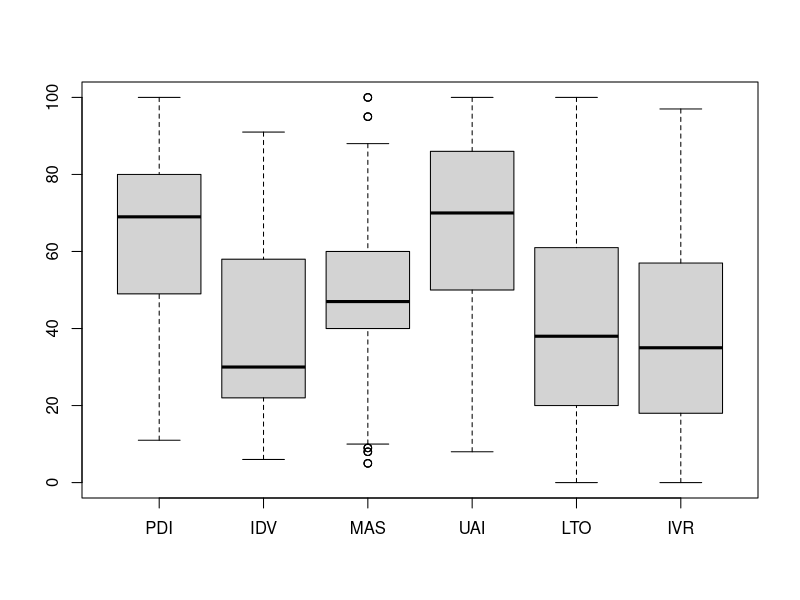
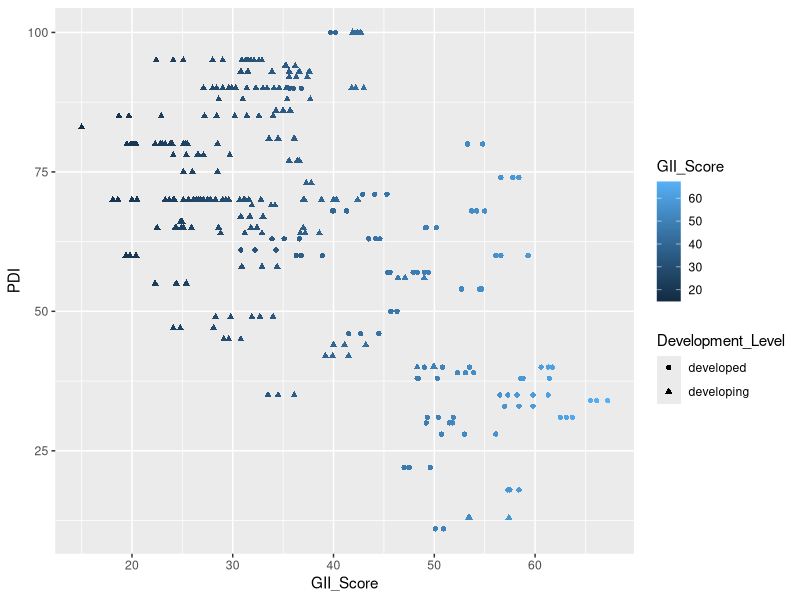
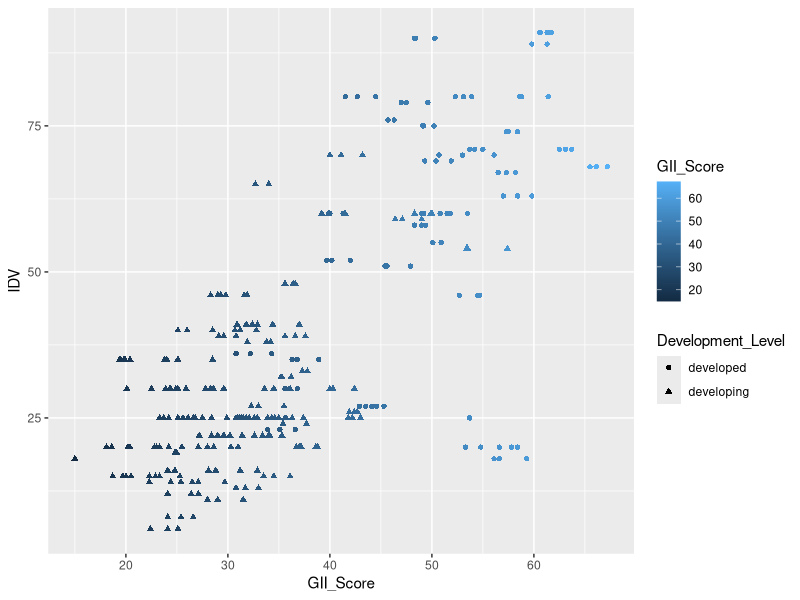
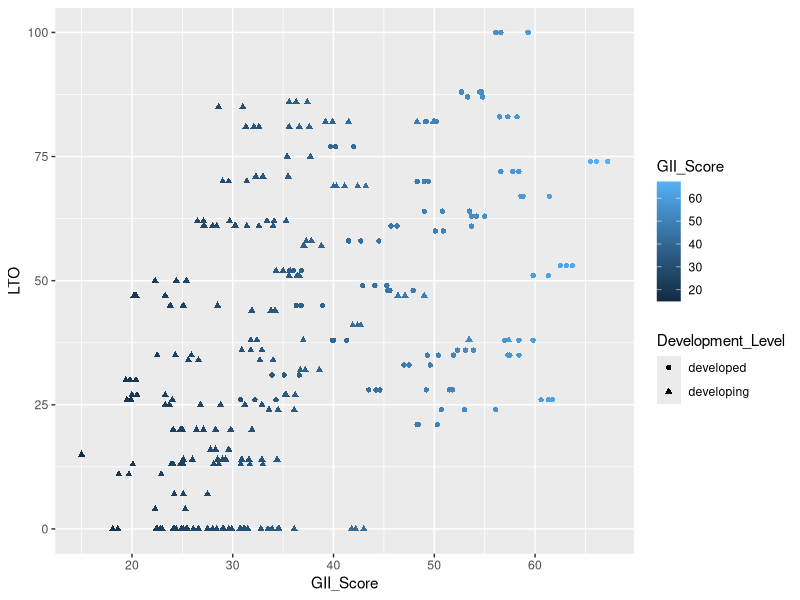
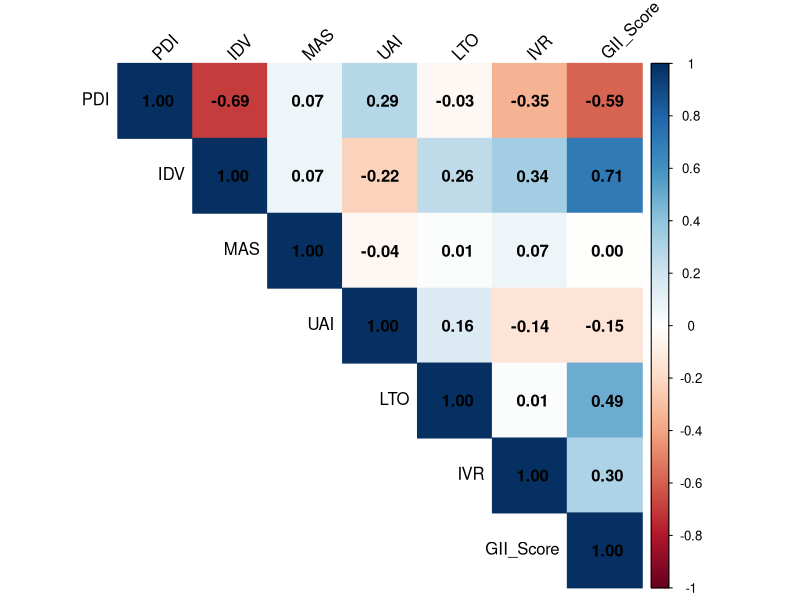
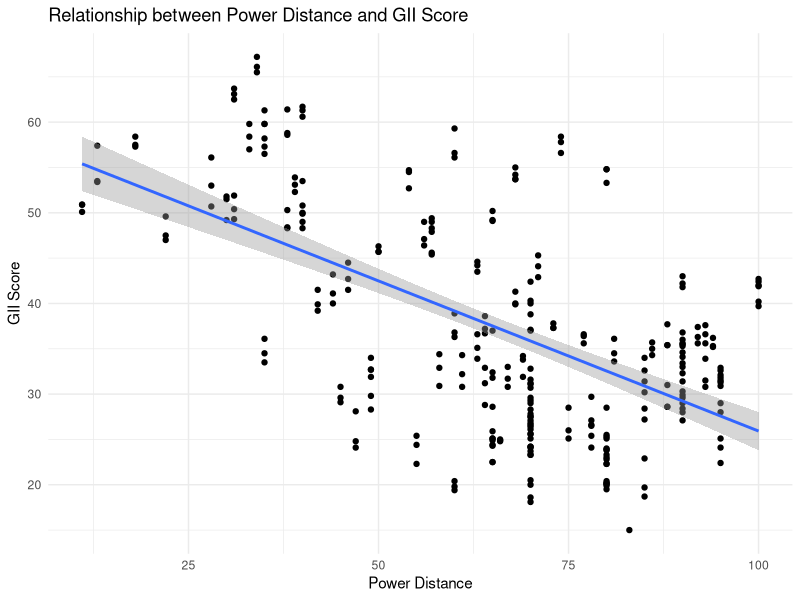
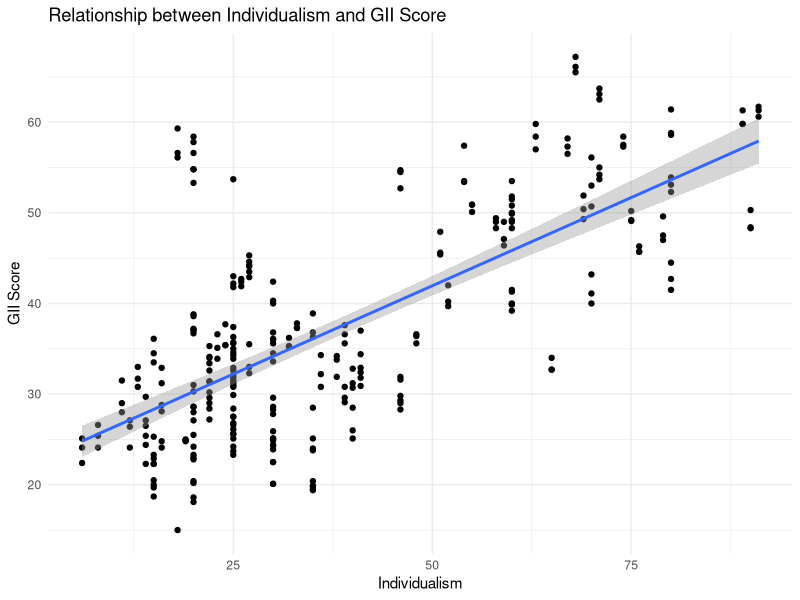
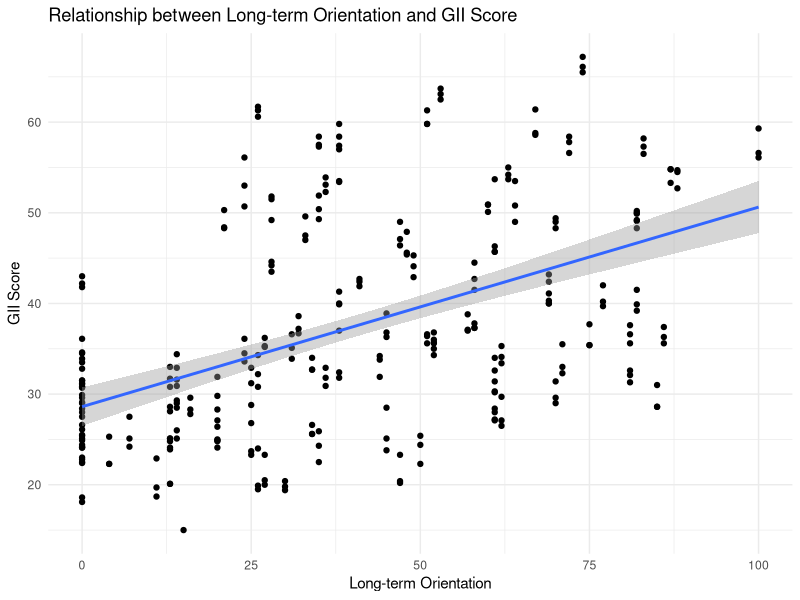

R code for these plots, in order:
## ---- chunk 1
#Load the required packages.
library(tidyverse) #data manipulation
library(ggplot2) #data visualization

#Import the dataset.
data <- read.csv("data.csv")
# Check for missing values
#sum(is.na(data)) # 0 missing value
#data$Year <- as.Date(as.character(data$Year), format = "%Y")

data

## ---- chunk 2
#structure and summary of the dataset
#str(data)
summary(data)
## ---- chunk 3

# Select only Hofstede's cultural dimensions
hofstede_dimensions <- data[,c("PDI", "IDV", "MAS", "UAI", "LTO", "IVR")]

# Create boxplots
boxplot(hofstede_dimensions)


ggplot(data, aes(y = PDI, x = GII_Score, color = GII_Score, shape = Development_Level)) + 
  geom_point()

ggplot(data, aes(y = IDV, x = GII_Score, color = GII_Score, shape = Development_Level)) + 
  geom_point()

ggplot(data, aes(y = LTO, x = GII_Score, color = GII_Score, shape = Development_Level)) + 
  geom_point()

## ---- chunk 4
# calculate the correlation matrix
cor_matrix <- cor(data[,c("PDI", "IDV", "MAS", "UAI", "LTO", "IVR","GII_Score")])

# print the correlation matrix
print(cor_matrix)
## ---- chunk 5
library(corrplot)
corrplot(cor_matrix, method="color", type = "upper", tl.col = "black", tl.srt = 45, addCoef.col = "black")
## ---- chunk 6

library(ggplot2)

# Create scatter plot PDI
ggplot(data, aes(x=PDI, y=GII_Score)) + geom_point() + geom_smooth(method=lm) + ggtitle("Relationship between Power Distance and GII Score") + xlab("Power Distance") + ylab("GII Score") + theme_minimal()

# Create scatter plot IDV
ggplot(data, aes(x=IDV, y=GII_Score)) + geom_point() + geom_smooth(method=lm) + ggtitle("Relationship between Individualism and GII Score") + xlab("Individualism") + ylab("GII Score") + theme_minimal()

# Create scatter plot LTO
ggplot(data, aes(x=LTO, y=GII_Score)) + geom_point() + geom_smooth(method=lm) + ggtitle("Relationship between Long-term Orientation and GII Score") + xlab("Long-term Orientation") + ylab("GII Score") + theme_minimal()
## ---- chunk 7
library(car)

# fit the model
lm_model <- lm(GII_Score ~ PDI + IDV + MAS + UAI + LTO + IVR, data = data)

# calculate VIF
vif(lm_model)
## ---- chunk 8
t.test(data$GII_Score, conf.level = 0.95)
## ---- chunk 9
library(tseries)
adf.test(data$GII_Score)
## ---- chunk 10
# Load necessary libraries
library(tidyverse)
library(lmtest)

# Run regression analysis
ols_lm_model <- lm(GII_Score ~ PDI + IDV + MAS + UAI + LTO + IVR, data = data)

# Summary of the model
summary(ols_lm_model)
summary(ols_lm_model)$r.squared
## ---- chunk 11

library(MASS)

model_robust <- rlm(GII_Score ~ PDI + IDV + MAS + UAI + LTO + IVR, data = data)

# Summary of the model
summary(model_robust)
## ---- chunk 12
# Create a new dataframe that only includes developed countries
developed_countries_data <- data[data$Development_Level == 'developed',]

# Create a new dataframe that only includes developing countries
developing_countries_data <- data[data$Development_Level == 'developing',]
## ---- chunk 13
t.test(developed_countries_data$GII_Score, conf.level = 0.95)
## ---- chunk 14
# Fit an OLS model
lm_model_developed <- lm(GII_Score ~ PDI + IDV + MAS + UAI + LTO + IVR, data = developed_countries_data)

# Print the model summary
summary(lm_model_developed)
## ---- chunk 15
t.test(developing_countries_data$GII_Score, conf.level = 0.95)
## ---- chunk 16

# Fit an OLS model
lm_model_developing <- lm(GII_Score ~ PDI + IDV + MAS + UAI + LTO + IVR, data = developing_countries_data)

# Print the model summary
summary(lm_model_developing)
## ---- chunk 17

data <- read.csv("data.csv")
data_ts <- ts(data[,c("GII_Score")], start = c(2019, 1), end = c(2021, 12), frequency = 12)

data_ts
## ---- chunk 18
#decomposition by loess smoothing
data_decomposed <- stl(data_ts, s.window = "periodic")
plot(data_decomposed)

#estimated values for the components
data_decomposed$time.series
plot(data_decomposed$time.series)
## ---- chunk 19
#Log transformation
data_logts <- log(data_ts) #stabilizging using log function

#Differencing
data_logdiff <- diff(data_logts, difference =1)

#checking for stationary ts
adf.test(data_logdiff, alternative = "stationary")
## ---- chunk 20

library(forecast)

#ARIMA model autofit
#differenecing 1 time so for ARIMA (p,d,q) model d=1
fit_arima <- auto.arima(data_ts, d=1) #autofit arima model to the initial ts
fit_arima
## ---- chunk 21

#look at the  residuals to check nodel fit
plot.ts(fit_arima$residuals)
acf(fit_arima$residuals)#autocorrelation of the residuals 
pacf(fit_arima$residuals)#partial authocorrelation of the residuals
Box.test(fit_arima$residuals, type = "Ljung-Box")
